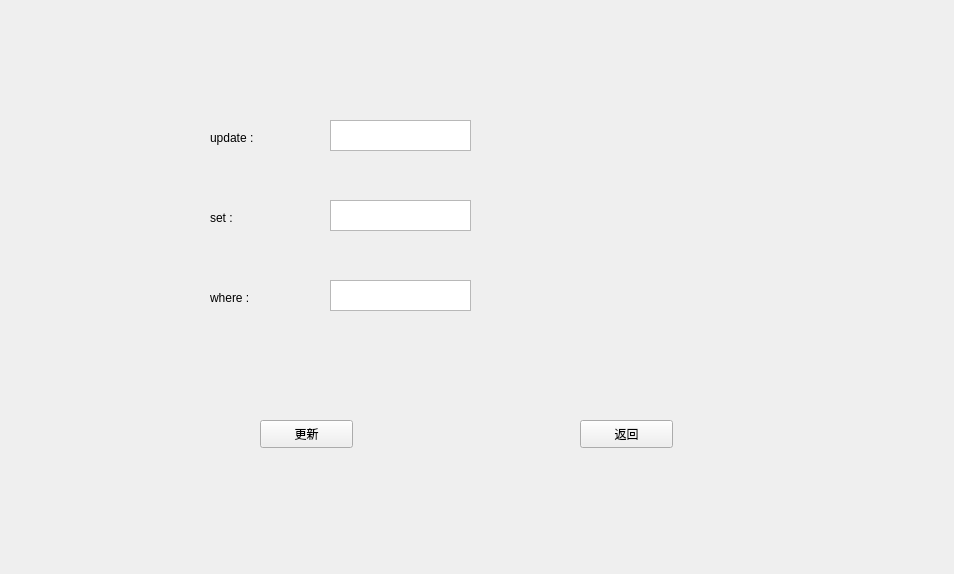
<?xml version="1.0" encoding="UTF-8"?>
<ui version="4.0">
 <class>updateTable</class>
 <widget class="QWidget" name="updateTable">
  <property name="geometry">
   <rect>
    <x>0</x>
    <y>0</y>
    <width>954</width>
    <height>574</height>
   </rect>
  </property>
  <property name="windowTitle">
   <string>Form</string>
  </property>
  <widget class="QLabel" name="label">
   <property name="geometry">
    <rect>
     <x>210</x>
     <y>130</y>
     <width>72</width>
     <height>15</height>
    </rect>
   </property>
   <property name="text">
    <string>update :</string>
   </property>
  </widget>
  <widget class="QLabel" name="label_2">
   <property name="geometry">
    <rect>
     <x>210</x>
     <y>210</y>
     <width>72</width>
     <height>15</height>
    </rect>
   </property>
   <property name="text">
    <string>set :</string>
   </property>
  </widget>
  <widget class="QLabel" name="label_3">
   <property name="geometry">
    <rect>
     <x>210</x>
     <y>290</y>
     <width>72</width>
     <height>15</height>
    </rect>
   </property>
   <property name="text">
    <string>where :</string>
   </property>
  </widget>
  <widget class="QTextEdit" name="update_textEdit">
   <property name="geometry">
    <rect>
     <x>330</x>
     <y>120</y>
     <width>141</width>
     <height>31</height>
    </rect>
   </property>
  </widget>
  <widget class="QTextEdit" name="set_textEdit">
   <property name="geometry">
    <rect>
     <x>330</x>
     <y>200</y>
     <width>141</width>
     <height>31</height>
    </rect>
   </property>
  </widget>
  <widget class="QTextEdit" name="where_textEdit">
   <property name="geometry">
    <rect>
     <x>330</x>
     <y>280</y>
     <width>141</width>
     <height>31</height>
    </rect>
   </property>
  </widget>
  <widget class="QPushButton" name="update_pushButton">
   <property name="geometry">
    <rect>
     <x>260</x>
     <y>420</y>
     <width>93</width>
     <height>28</height>
    </rect>
   </property>
   <property name="text">
    <string>更新</string>
   </property>
  </widget>
  <widget class="QPushButton" name="back_pushButton">
   <property name="geometry">
    <rect>
     <x>580</x>
     <y>420</y>
     <width>93</width>
     <height>28</height>
    </rect>
   </property>
   <property name="text">
    <string>返回</string>
   </property>
  </widget>
 </widget>
 <resources/>
 <connections/>
</ui>
